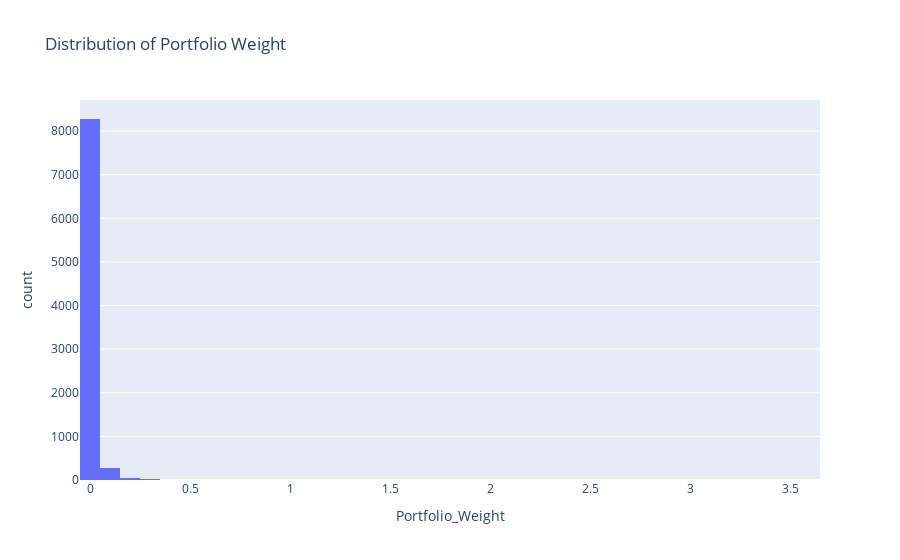
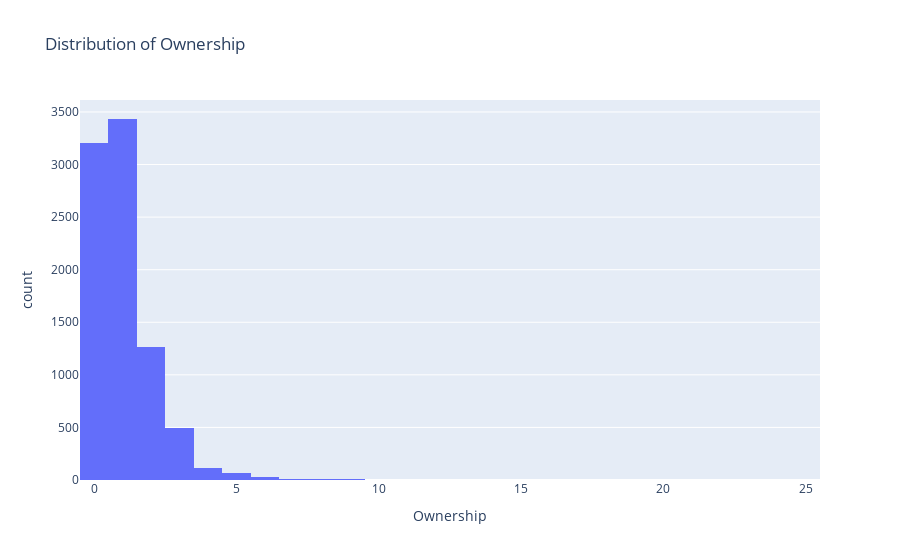
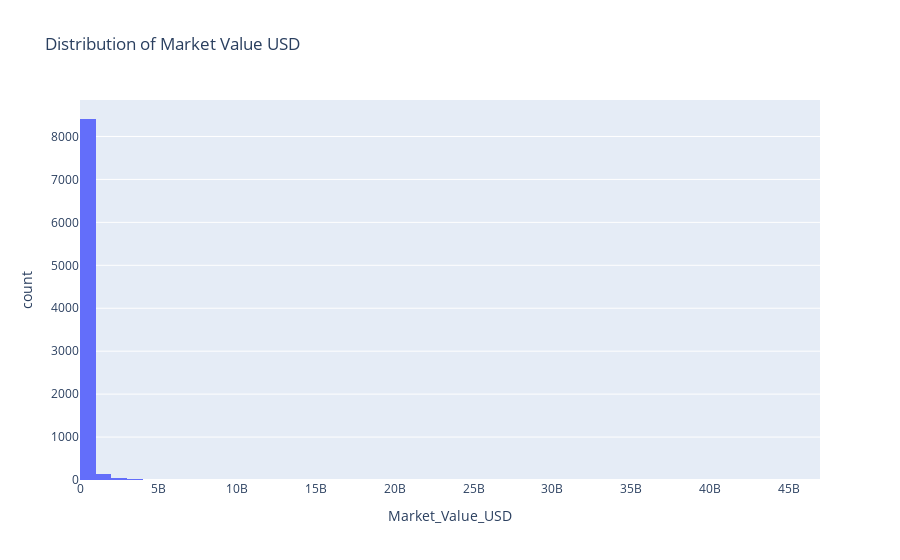

Here is the notebook cell these charts were saved with, in order:
### Markdown cell above
Scaling `Market_Value_USD` with Min-Max

The column `Market_Value_USD` has a very wide range (from 1 to over 46 billion USD). To make it suitable for machine learning models and ensure that large values do not dominate the learning process, **Min-Max scaling** will be applied:

- **Min-Max Scaling** transforms the values to a fixed range, usually `[0, 1]`

- After scaling, the smallest value (1 USD) becomes `0` (or very close, depending on exact calculation), and the largest value becomes `1`.  
- All other investments are scaled proportionally, maintaining the relative differences between portfolio sizes.  

This allows the model to treat all features on a comparable scale without distorting the relative importance of smaller or larger investments.

Besides, the original column `Market_Value_USD` will be removed from the machine learning dataset after the scaling is completed, since the dataframe will have the scaled version `Market_Value_USD_Scaled` which is suitable for modeling. Keeping the original values is unnecessary and could cause inconsistencies due to the wide range of the original amounts.

### Code cell
#Toca decir que es normal para portafolios que esté súper right skewed, con muchas empresas pequeñas y pocas grandes
#Que se hará el logaritmo de Market Value para normalizar un poco la distribución y luego minmaxscale
#Pero primero mostremos los percentiles de las 3 columnas
import plotly.express as px


fig1 = px.histogram(ml_df, x="Portfolio_Weight", nbins=50, title="Distribution of Portfolio Weight")
fig1.show()

fig2 = px.histogram(ml_df, x="Ownership", nbins=50, title="Distribution of Ownership")
fig2.show()

fig3 = px.histogram(ml_df, x ='Market_Value_USD', nbins=50, title="Distribution of Market Value USD")
fig3.show()

### Figure 1 — Plotly figure (JSON) as saved in the notebook; plotly's stock layout.template omitted (floating-point values rounded to 4 significant figures; data arrays with more than 128 entries replaced by an {"elided": "..."} marker saying what was removed)
{"data": [{"alignmentgroup": "True", "bingroup": "x", "hovertemplate": "Portfolio_Weight=%{x}<br>count=%{y}<extra></extra>", "legendgroup": "", "marker": {"color": "#636efa", "pattern": {"shape": ""}}, "name": "", "nbinsx": 50, "offsetgroup": "", "orientation": "v", "showlegend": false, "type": "histogram", "x": {"elided": "8645 float values"}, "xaxis": "x", "yaxis": "y"}], "layout": {"barmode": "relative", "legend": {"tracegroupgap": 0}, "title": {"text": "Distribution of Portfolio Weight"}, "xaxis": {"anchor": "y", "domain": [0, 1], "title": {"text": "Portfolio_Weight"}}, "yaxis": {"anchor": "x", "domain": [0, 1], "title": {"text": "count"}}}}

### Figure 2 — Plotly figure (JSON) as saved in the notebook; plotly's stock layout.template omitted (floating-point values rounded to 4 significant figures; data arrays with more than 128 entries replaced by an {"elided": "..."} marker saying what was removed)
{"data": [{"alignmentgroup": "True", "bingroup": "x", "hovertemplate": "Ownership=%{x}<br>count=%{y}<extra></extra>", "legendgroup": "", "marker": {"color": "#636efa", "pattern": {"shape": ""}}, "name": "", "nbinsx": 50, "offsetgroup": "", "orientation": "v", "showlegend": false, "type": "histogram", "x": {"elided": "8645 float values"}, "xaxis": "x", "yaxis": "y"}], "layout": {"barmode": "relative", "legend": {"tracegroupgap": 0}, "title": {"text": "Distribution of Ownership"}, "xaxis": {"anchor": "y", "domain": [0, 1], "title": {"text": "Ownership"}}, "yaxis": {"anchor": "x", "domain": [0, 1], "title": {"text": "count"}}}}

### Figure 3 — Plotly figure (JSON) as saved in the notebook; plotly's stock layout.template omitted (floating-point values rounded to 4 significant figures; data arrays with more than 128 entries replaced by an {"elided": "..."} marker saying what was removed)
{"data": [{"alignmentgroup": "True", "bingroup": "x", "hovertemplate": "Market_Value_USD=%{x}<br>count=%{y}<extra></extra>", "legendgroup": "", "marker": {"color": "#636efa", "pattern": {"shape": ""}}, "name": "", "nbinsx": 50, "offsetgroup": "", "orientation": "v", "showlegend": false, "type": "histogram", "x": {"elided": "8645 int values"}, "xaxis": "x", "yaxis": "y"}], "layout": {"barmode": "relative", "legend": {"tracegroupgap": 0}, "title": {"text": "Distribution of Market Value USD"}, "xaxis": {"anchor": "y", "domain": [0, 1], "title": {"text": "Market_Value_USD"}}, "yaxis": {"anchor": "x", "domain": [0, 1], "title": {"text": "count"}}}}
